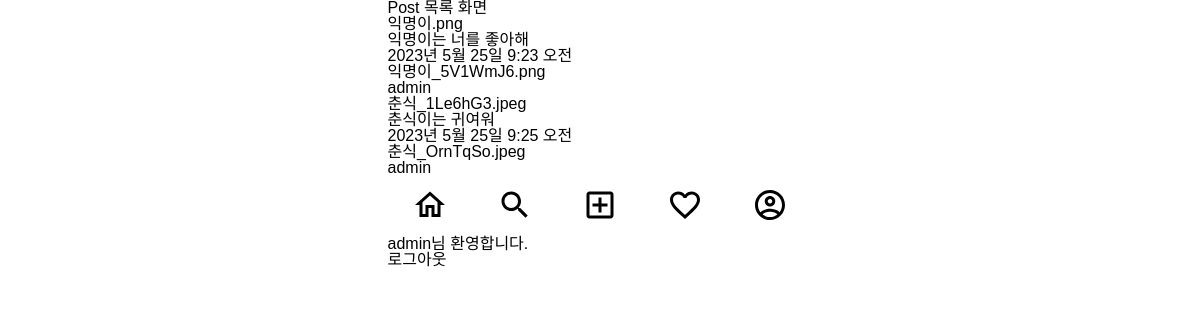
Before: /posts/ (signed in) with the older database file.
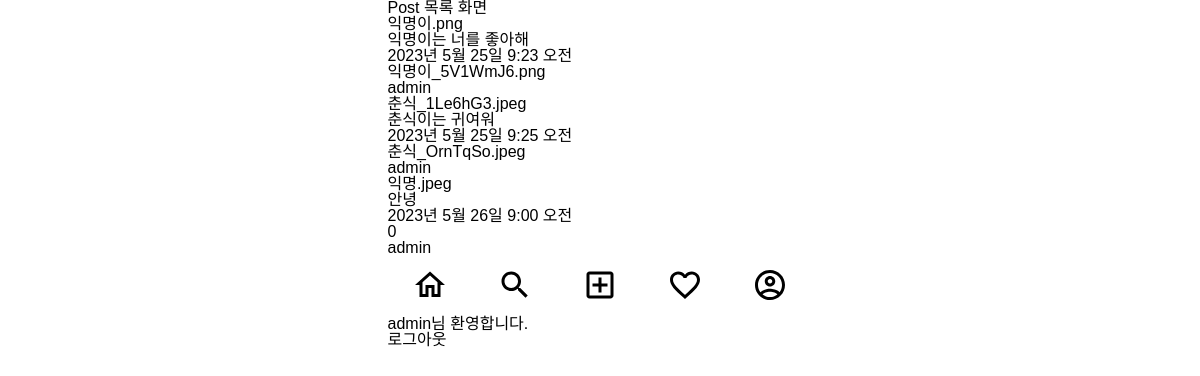
After: the same page with the newer database file.
### posts/models.py (models this page shows)
class Post(models.Model):
    image = models.ImageField(verbose_name='이미지', null=True, blank=True)
    content = models.TextField(verbose_name='내용')
    created_at = models.DateTimeField(verbose_name='작성일', auto_now_add=True)
    view_count = models.IntegerField(verbose_name='조회수', default=0)
    writer = models.ForeignKey(to=User, on_delete=models.CASCADE, null=True, blank=True)

### users/models.py (models this page shows)
class User(AbstractUser):
    phone = models.CharField(verbose_name='전화번호', max_length=11)
    objects = UserManager()

### posts/views.py (the view)
# urls.py: path('', post_list_view, name='post-list'),
def post_list_view(request):
    post_list = Post.objects.filter(writer = request.user)
    context = {
        'post_list': post_list
    }
    return render(request, 'posts/post_list.html', context)

### templates/posts/post_list.html (shortened to what this page needs)
{% extends 'base.html' %}
{% block content %}
<h1>Post 목록 화면</h1>
{% for post in post_list %}
    <div>
        {{ post.image }}<br>
        {{ post.content }}<br>
        {{ post.created_at }}<br>
        {{ post.view_count }}<br>
        {{ post.writer }}<br>
    </div>
{% endfor %}
{% endblock %}

Changed rows visible on the page:
added Post: image "익명.jpeg", content "안녕", created_at "2023년 5월 26일 9:00 오전", view_count "0", writer "admin"
